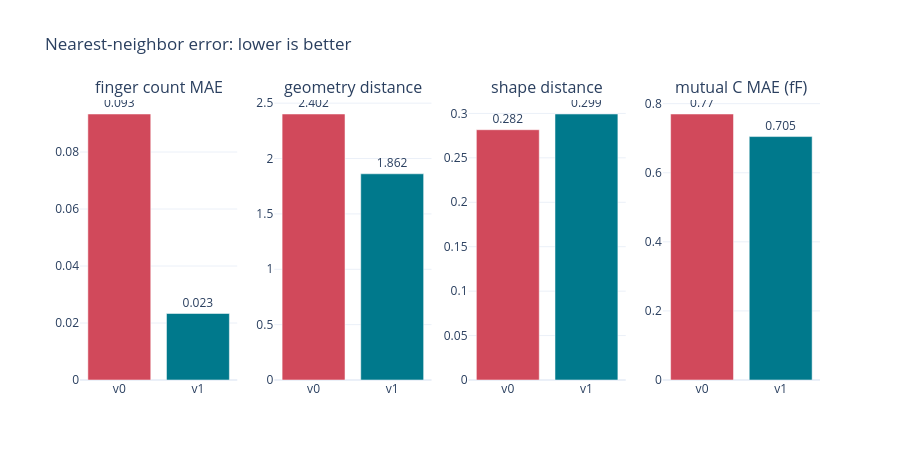

Notebook code for this chart:
### Markdown cell above
## 7. Quantify local faithfulness

For 300 query layouts we retrieve one non-self neighbor from the same 2,000-layout
pool. Lower error is better. We report:

- absolute finger-count difference;
- standardized distance across all numeric geometry controls;
- distance between normalized 96 by 96 signed shape rasters;
- absolute mutual-capacitance difference as a physics proxy.

This is a strict paired comparison. V1 never saw capacitance, so any improvement in
the fourth metric comes from a more faithful geometry neighborhood.

### Code cell
query_indices = np.linspace(0, sample_size - 1, 300, dtype=int)
v0_query_scores = v0_matrix[query_indices] @ v0_matrix.T
v1_query_scores = v1_matrix[query_indices] @ v1_matrix.T
v0_query_scores[np.arange(len(query_indices)), query_indices] = -np.inf
v1_query_scores[np.arange(len(query_indices)), query_indices] = -np.inf
v0_nearest = np.argmax(v0_query_scores, axis=1)
v1_nearest = np.argmax(v1_query_scores, axis=1)

geometry_columns = [column for column in color_fields if column.startswith("geometry: ")]
geometry_values = sample[geometry_columns].to_numpy(dtype=float)
means = np.nanmean(geometry_values, axis=0)
stds = np.nanstd(geometry_values, axis=0)
stds = np.where(stds > 1e-12, stds, 1.0)
standardized_geometry = np.nan_to_num((geometry_values - means) / stds)
finger_values = sample["geometry: finger_count"].to_numpy()
cap_values = sample["capacitance: north_to_south (fF)"].to_numpy()
shape_values = v0_matrix[:, 11:].copy()
shape_values /= np.maximum(np.linalg.norm(shape_values, axis=1, keepdims=True), 1e-12)

def retrieval_metrics(neighbors):
    return [
        np.mean(np.abs(finger_values[query_indices] - finger_values[neighbors])),
        np.mean(
            np.linalg.norm(
                standardized_geometry[query_indices] - standardized_geometry[neighbors], axis=1
            )
        ),
        np.mean(np.linalg.norm(shape_values[query_indices] - shape_values[neighbors], axis=1)),
        np.mean(np.abs(cap_values[query_indices] - cap_values[neighbors])),
    ]

v0_quality = retrieval_metrics(v0_nearest)
v1_quality = retrieval_metrics(v1_nearest)
metric_labels = [
    "finger count MAE",
    "geometry distance",
    "shape distance",
    "mutual C MAE (fF)",
]
quality = pd.DataFrame({"metric": metric_labels, "v0": v0_quality, "v1": v1_quality})
display(quality.round(4))

fig = make_subplots(rows=1, cols=4, subplot_titles=metric_labels)
for column, metric in enumerate(metric_labels, start=1):
    values = quality.loc[quality["metric"] == metric, ["v0", "v1"]].iloc[0]
    fig.add_trace(
        go.Bar(
            x=["v0", "v1"],
            y=values,
            marker_color=["#D1495B", "#00798C"],
            text=np.round(values, 3),
            textposition="outside",
            showlegend=False,
        ),
        row=1,
        col=column,
    )
fig.update_layout(
    title="Nearest-neighbor error: lower is better",
    template="plotly_white",
    height=460,
)
fig.show()

v0_finger_exact = np.mean(finger_values[query_indices] == finger_values[v0_nearest])
v1_finger_exact = np.mean(finger_values[query_indices] == finger_values[v1_nearest])
acceptance = pd.DataFrame(
    [
        ("topology", v0_finger_exact, v1_finger_exact, v1_finger_exact >= v0_finger_exact),
        ("all parameters", v0_quality[1], v1_quality[1], v1_quality[1] <= 0.90 * v0_quality[1]),
        ("shape", v0_quality[2], v1_quality[2], v1_quality[2] <= 1.10 * v0_quality[2]),
        ("physics proxy", v0_quality[3], v1_quality[3], v1_quality[3] <= v0_quality[3]),
        (
            "similarity dynamic range",
            np.std(v0_similarity),
            np.std(v1_similarity),
            np.std(v1_similarity) >= 0.60 * np.std(v0_similarity),
        ),
    ],
    columns=["gate", "v0 reference", "v1 result", "passed"],
)
display(acceptance.round(4))
assert acceptance["passed"].all(), "v1 must pass every gate before it is described as better"

### Figure 1 — Plotly figure (JSON) as saved in the notebook; plotly's stock layout.template omitted (floating-point values rounded to 4 significant figures)
{"data": [{"marker": {"color": ["#D1495B", "#00798C"]}, "showlegend": false, "text": [0.093, 0.023], "textposition": "outside", "type": "bar", "x": ["v0", "v1"], "xaxis": "x", "y": [0.09333, 0.02333], "yaxis": "y"}, {"marker": {"color": ["#D1495B", "#00798C"]}, "showlegend": false, "text": [2.402, 1.862], "textposition": "outside", "type": "bar", "x": ["v0", "v1"], "xaxis": "x2", "y": [2.402, 1.862], "yaxis": "y2"}, {"marker": {"color": ["#D1495B", "#00798C"]}, "showlegend": false, "text": [0.282, 0.299], "textposition": "outside", "type": "bar", "x": ["v0", "v1"], "xaxis": "x3", "y": [0.2816, 0.2993], "yaxis": "y3"}, {"marker": {"color": ["#D1495B", "#00798C"]}, "showlegend": false, "text": [0.77, 0.705], "textposition": "outside", "type": "bar", "x": ["v0", "v1"], "xaxis": "x4", "y": [0.7701, 0.7047], "yaxis": "y4"}], "layout": {"annotations": [{"font": {"size": 16}, "showarrow": false, "text": "finger count MAE", "x": 0.1062, "xanchor": "center", "xref": "paper", "y": 1.0, "yanchor": "bottom", "yref": "paper"}, {"font": {"size": 16}, "showarrow": false, "text": "geometry distance", "x": 0.3688, "xanchor": "center", "xref": "paper", "y": 1.0, "yanchor": "bottom", "yref": "paper"}, {"font": {"size": 16}, "showarrow": false, "text": "shape distance", "x": 0.6313, "xanchor": "center", "xref": "paper", "y": 1.0, "yanchor": "bottom", "yref": "paper"}, {"font": {"size": 16}, "showarrow": false, "text": "mutual C MAE (fF)", "x": 0.8938, "xanchor": "center", "xref": "paper", "y": 1.0, "yanchor": "bottom", "yref": "paper"}], "height": 460, "title": {"text": "Nearest-neighbor error: lower is better"}, "xaxis": {"anchor": "y", "domain": [0.0, 0.2125]}, "xaxis2": {"anchor": "y2", "domain": [0.2625, 0.475]}, "xaxis3": {"anchor": "y3", "domain": [0.525, 0.7375]}, "xaxis4": {"anchor": "y4", "domain": [0.7875, 1.0]}, "yaxis": {"anchor": "x", "domain": [0.0, 1.0]}, "yaxis2": {"anchor": "x2", "domain": [0.0, 1.0]}, "yaxis3": {"anchor": "x3", "domain": [0.0, 1.0]}, "yaxis4": {"anchor": "x4", "domain": [0.0, 1.0]}}}
